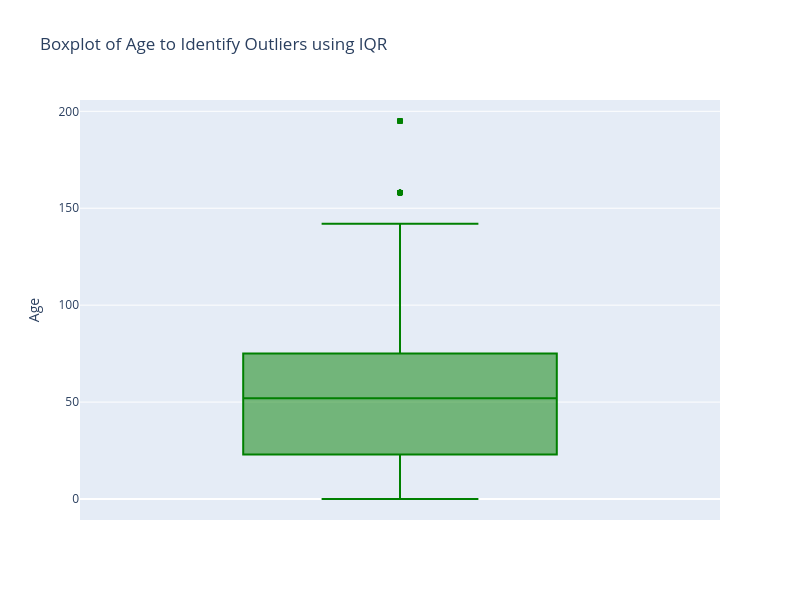
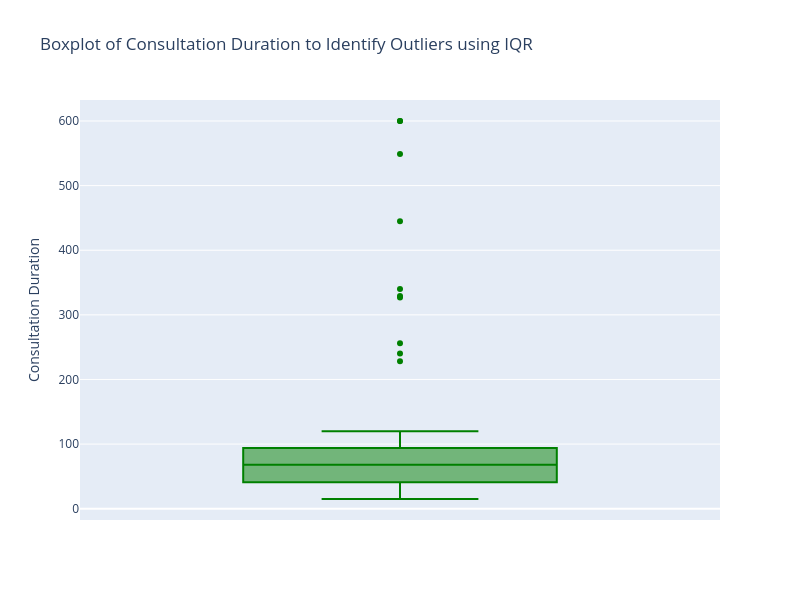
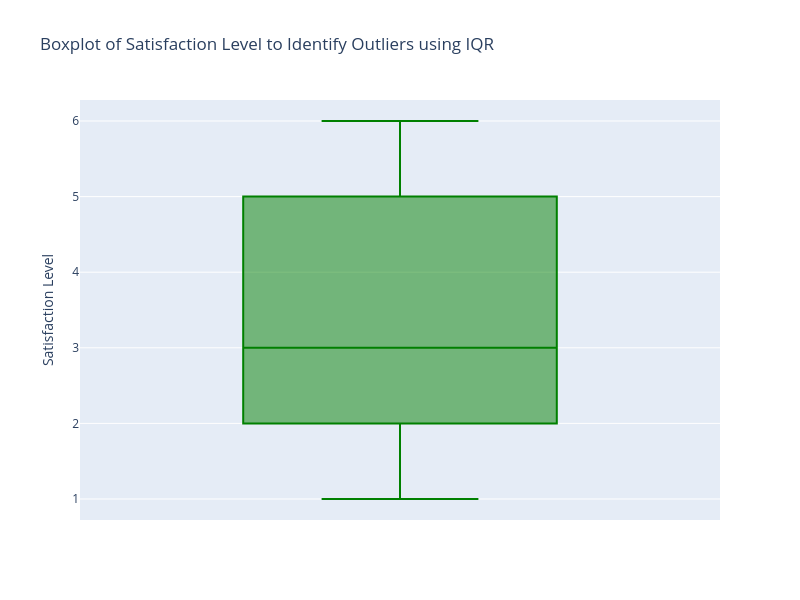
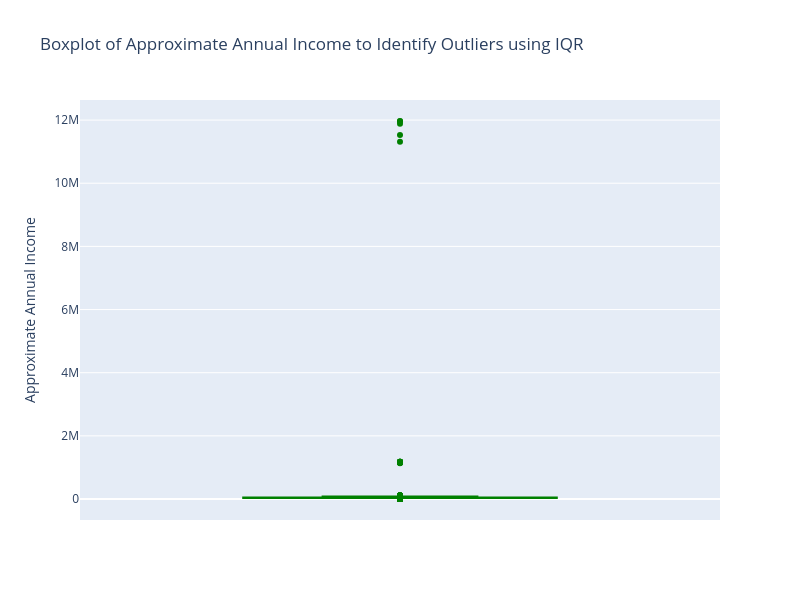

Notebook code cell kept with these figures, in order:
### Markdown cell above
### <font color='#28a745'>1.4.1 Identifying Outliers

### Code cell
import plotly.express as px
import pandas as pd

# Select numerical columns from the DataFrame
numerical_cols = ['Age', 'Consultation Duration', 'Satisfaction Level', 'Approximate Annual Income', 'Consultation Price', 'Insurance Coverage']

# Loop over each numerical column to create individual boxplots
for col in numerical_cols:
    # Calculate Q1 (25th percentile) and Q3 (75th percentile) for IQR
    Q1 = df[col].quantile(0.25)
    Q3 = df[col].quantile(0.75)
    IQR = Q3 - Q1
    
    # Calculate the lower and upper bounds for outliers
    lower_bound = Q1 - 1.5 * IQR
    upper_bound = Q3 + 1.5 * IQR
    
    # Identify outliers based on the IQR rule
    outliers = df[(df[col] < lower_bound) | (df[col] > upper_bound)]
    
    # Print outliers for this column
    if not outliers.empty:
        print(f"\nOutliers in column '{col}':")
        print(outliers[[col]])
    
    # Create the boxplot
    fig = px.box(df,
                 y=col,  # Only one column per plot
                 title=f"Boxplot of {col} to Identify Outliers using IQR",
                 labels={col: col},  # Labels for the columns
                 color_discrete_sequence=['green'],  # Set the boxplot color to green
                 width=800,  # Width of the plot
                 height=600)  # Height of the plot
    
    # Show the plot
    fig.show()

### Figure 1 — Plotly figure (JSON) as saved in the notebook; plotly's stock layout.template omitted (floating-point values rounded to 4 significant figures; data arrays with more than 128 entries replaced by an {"elided": "..."} marker saying what was removed)
{"data": [{"alignmentgroup": "True", "hovertemplate": "Age=%{y}<extra></extra>", "legendgroup": "", "marker": {"color": "green"}, "name": "", "notched": false, "offsetgroup": "", "orientation": "v", "showlegend": false, "type": "box", "x0": " ", "xaxis": "x", "y": {"elided": "10000 int values"}, "y0": " ", "yaxis": "y"}], "layout": {"boxmode": "group", "height": 600, "legend": {"tracegroupgap": 0}, "title": {"text": "Boxplot of Age to Identify Outliers using IQR"}, "width": 800, "xaxis": {"anchor": "y", "domain": [0, 1]}, "yaxis": {"anchor": "x", "domain": [0, 1], "title": {"text": "Age"}}}}

### Figure 2 — Plotly figure (JSON) as saved in the notebook; plotly's stock layout.template omitted (floating-point values rounded to 4 significant figures; data arrays with more than 128 entries replaced by an {"elided": "..."} marker saying what was removed)
{"data": [{"alignmentgroup": "True", "hovertemplate": "Consultation Duration=%{y}<extra></extra>", "legendgroup": "", "marker": {"color": "green"}, "name": "", "notched": false, "offsetgroup": "", "orientation": "v", "showlegend": false, "type": "box", "x0": " ", "xaxis": "x", "y": {"elided": "10000 int values"}, "y0": " ", "yaxis": "y"}], "layout": {"boxmode": "group", "height": 600, "legend": {"tracegroupgap": 0}, "title": {"text": "Boxplot of Consultation Duration to Identify Outliers using IQR"}, "width": 800, "xaxis": {"anchor": "y", "domain": [0, 1]}, "yaxis": {"anchor": "x", "domain": [0, 1], "title": {"text": "Consultation Duration"}}}}

### Figure 3 — Plotly figure (JSON) as saved in the notebook; plotly's stock layout.template omitted (floating-point values rounded to 4 significant figures; data arrays with more than 128 entries replaced by an {"elided": "..."} marker saying what was removed)
{"data": [{"alignmentgroup": "True", "hovertemplate": "Satisfaction Level=%{y}<extra></extra>", "legendgroup": "", "marker": {"color": "green"}, "name": "", "notched": false, "offsetgroup": "", "orientation": "v", "showlegend": false, "type": "box", "x0": " ", "xaxis": "x", "y": {"elided": "10000 int values"}, "y0": " ", "yaxis": "y"}], "layout": {"boxmode": "group", "height": 600, "legend": {"tracegroupgap": 0}, "title": {"text": "Boxplot of Satisfaction Level to Identify Outliers using IQR"}, "width": 800, "xaxis": {"anchor": "y", "domain": [0, 1]}, "yaxis": {"anchor": "x", "domain": [0, 1], "title": {"text": "Satisfaction Level"}}}}

### Figure 4 — Plotly figure (JSON) as saved in the notebook; plotly's stock layout.template omitted (floating-point values rounded to 4 significant figures; data arrays with more than 128 entries replaced by an {"elided": "..."} marker saying what was removed)
{"data": [{"alignmentgroup": "True", "hovertemplate": "Approximate Annual Income=%{y}<extra></extra>", "legendgroup": "", "marker": {"color": "green"}, "name": "", "notched": false, "offsetgroup": "", "orientation": "v", "showlegend": false, "type": "box", "x0": " ", "xaxis": "x", "y": {"elided": "10000 float values"}, "y0": " ", "yaxis": "y"}], "layout": {"boxmode": "group", "height": 600, "legend": {"tracegroupgap": 0}, "title": {"text": "Boxplot of Approximate Annual Income to Identify Outliers using IQR"}, "width": 800, "xaxis": {"anchor": "y", "domain": [0, 1]}, "yaxis": {"anchor": "x", "domain": [0, 1], "title": {"text": "Approximate Annual Income"}}}}
